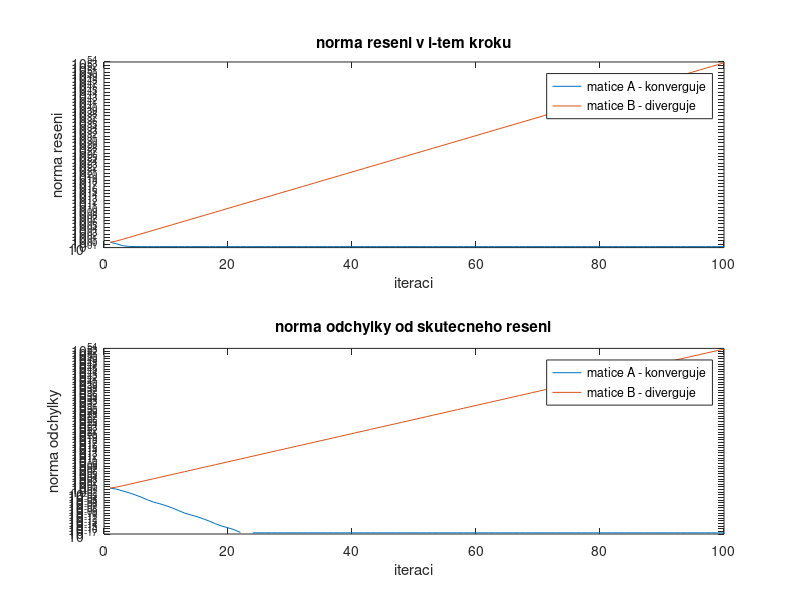

The MATLAB script that drew this image:
function gaussseidel

% Zvolme dve matice, A bude konvergovat, B nebude
A=[5 1 1; 2 7 3; 2 3 8];
B=[5 15 1; 8 7 3; 2 3 8];

% zvolime pravou stranu
y=[1;1;1];

% nastavime uvodni odhad reseni
xUvodni=[1;2;3];

% zvolime pocet iteraci, po ktere budeme chtit sledovat jak se reseni chova
iteraci=100;

% spocteme si reseni matic A a B primou metodou, pro kontrolu postupu
reseniA=A\y;
reseniB=B\y;

% v prubehu iteraci si budeme pamatovat velikost vektoru reseni v i-tem kroku, 
% dale "vzdalenost" reseni v i-tem kroku od skutecneho reseni spocitaneho primou metodou

% budeme iterovat matici A
x=xUvodni;
L=tril(A,-1);
U=triu(A,1);
D=A-L-U;
F=-inv(D+L)*U;
G=inv(D+L);
for i=1:iteraci
	velikostReseniA(i)=norm(x);        % jen pro zobrazovani
	velikostChybyA(i)=norm(x-reseniA); % jen pro zobrazovani
	x=F*x+G*y;                         % toto je vlastni vypocet 
end;

% budeme iterovat matici B
x=xUvodni;
L=tril(B,-1);
U=triu(B,1);
D=B-L-U;
F=-inv(D+L)*U;
G=inv(D+L);
for i=1:iteraci
	velikostReseniB(i)=norm(x);        % jen pro zobrazovani
	velikostChybyB(i)=norm(x-reseniB); % jen pro zobrazovani
	x=F*x+G*y;                         % vlastni vypocet
end;

% zobrazime si jak to vypada
subplot(211);
plot(1:iteraci,velikostReseniA,1:iteraci,velikostReseniB);
title('norma reseni v i-tem kroku');
xlabel('iteraci');
ylabel('norma reseni');
legend('matice A - konverguje','matice B - diverguje');
set(gca,'YScale','log');

subplot(212);
plot(1:iteraci,velikostChybyA,1:iteraci,velikostChybyB);
title('norma odchylky od skutecneho reseni');
xlabel('iteraci');
ylabel('norma odchylky');
legend('matice A - konverguje','matice B - diverguje');
set(gca,'YScale','log');

end